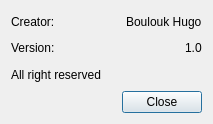
<?xml version="1.0" encoding="UTF-8"?>
<ui version="4.0">
 <class>NewDialog</class>
 <widget class="QDialog" name="NewDialog">
  <property name="geometry">
   <rect>
    <x>0</x>
    <y>0</y>
    <width>213</width>
    <height>124</height>
   </rect>
  </property>
  <property name="windowTitle">
   <string>Dialog</string>
  </property>
  <layout class="QVBoxLayout" name="verticalLayout">
   <item>
    <layout class="QHBoxLayout" name="horizontalLayout">
     <item>
      <widget class="QLabel" name="label_2">
       <property name="text">
        <string>Creator:</string>
       </property>
      </widget>
     </item>
     <item>
      <spacer name="horizontalSpacer_2">
       <property name="orientation">
        <enum>Qt::Horizontal</enum>
       </property>
       <property name="sizeHint" stdset="0">
        <size>
         <width>40</width>
         <height>20</height>
        </size>
       </property>
      </spacer>
     </item>
     <item>
      <widget class="QLabel" name="label">
       <property name="text">
        <string>Boulouk Hugo</string>
       </property>
      </widget>
     </item>
    </layout>
   </item>
   <item>
    <layout class="QHBoxLayout" name="horizontalLayout_2">
     <item>
      <widget class="QLabel" name="label_3">
       <property name="text">
        <string>Version:</string>
       </property>
      </widget>
     </item>
     <item>
      <spacer name="horizontalSpacer">
       <property name="orientation">
        <enum>Qt::Horizontal</enum>
       </property>
       <property name="sizeHint" stdset="0">
        <size>
         <width>40</width>
         <height>20</height>
        </size>
       </property>
      </spacer>
     </item>
     <item>
      <widget class="QLabel" name="label_4">
       <property name="text">
        <string>1.0</string>
       </property>
      </widget>
     </item>
    </layout>
   </item>
   <item>
    <widget class="QLabel" name="label_5">
     <property name="text">
      <string>All right reserved</string>
     </property>
    </widget>
   </item>
   <item>
    <widget class="QDialogButtonBox" name="buttonBox">
     <property name="orientation">
      <enum>Qt::Horizontal</enum>
     </property>
     <property name="standardButtons">
      <set>QDialogButtonBox::Close</set>
     </property>
    </widget>
   </item>
  </layout>
 </widget>
 <resources/>
 <connections>
  <connection>
   <sender>buttonBox</sender>
   <signal>accepted()</signal>
   <receiver>NewDialog</receiver>
   <slot>accept()</slot>
   <hints>
    <hint type="sourcelabel">
     <x>248</x>
     <y>254</y>
    </hint>
    <hint type="destinationlabel">
     <x>157</x>
     <y>274</y>
    </hint>
   </hints>
  </connection>
  <connection>
   <sender>buttonBox</sender>
   <signal>rejected()</signal>
   <receiver>NewDialog</receiver>
   <slot>reject()</slot>
   <hints>
    <hint type="sourcelabel">
     <x>316</x>
     <y>260</y>
    </hint>
    <hint type="destinationlabel">
     <x>286</x>
     <y>274</y>
    </hint>
   </hints>
  </connection>
 </connections>
</ui>
